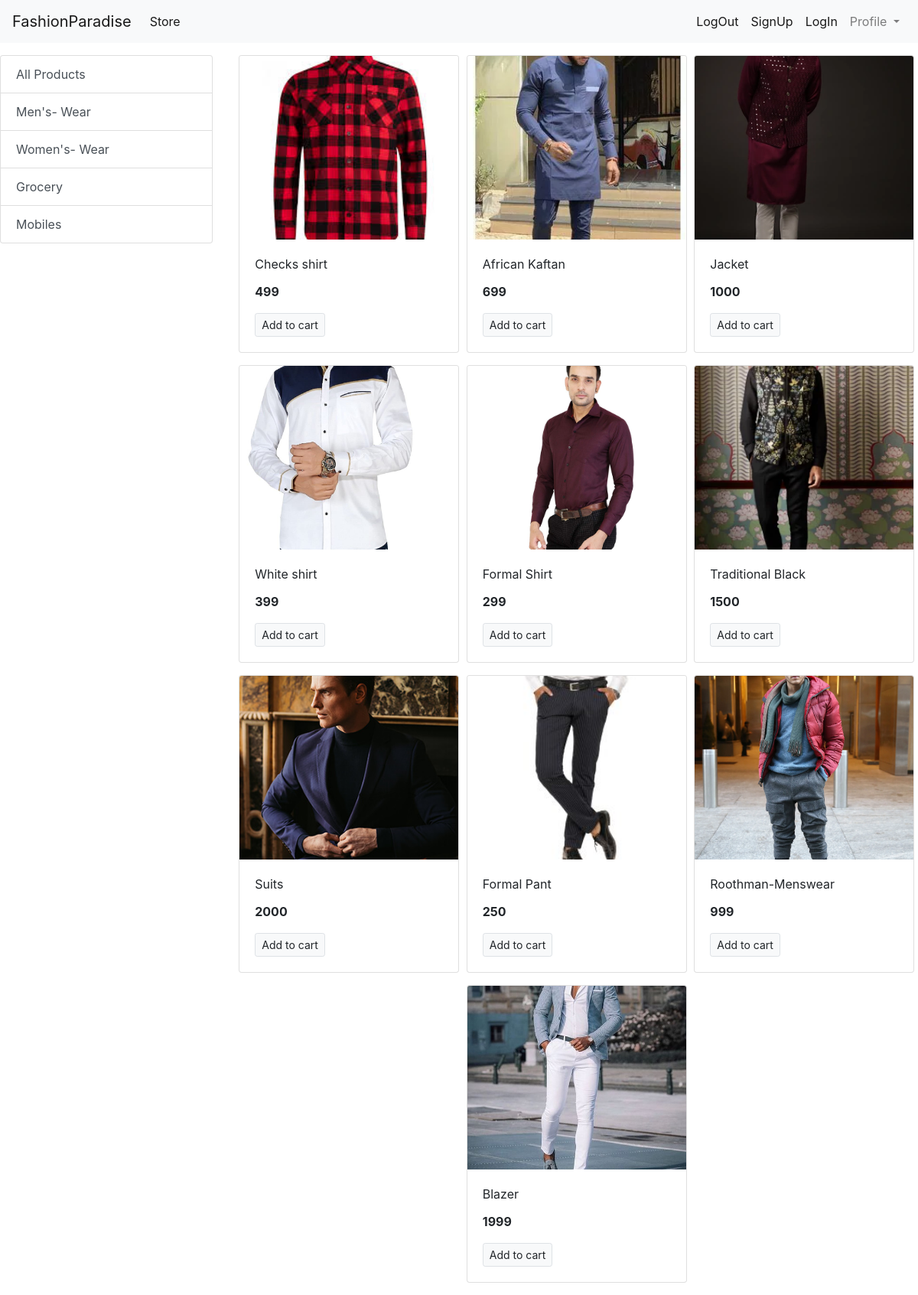
/?category=1, run on the app's committed database.
### store/models/category.py (models this page shows, shortened)
class Category(models.Model):
    name = models.CharField(max_length=20)
    @staticmethod
    def get_all_categoies():
        return Category.objects.all()

### store/models/product.py (models this page shows, shortened)
class Product(models.Model):
    name = models.CharField(max_length=50)
    price = models.IntegerField(default=0)
    category = models.ForeignKey(Category, on_delete=models.CASCADE, default=1, null=True, blank=True)
    description = models.CharField(max_length=200, default='')
    image = models.ImageField(upload_to='uploads/products/')
    @staticmethod
    def get_all_product_by_categoryid(category_id):
        if category_id:
            return Product.objects.filter(category = category_id)
        else:
            return Product.get_all_product();

### store/views.py (the view)
# urls.py: path('', index, name='homepage'),
def index(request):
    products = None
    categories = Category.get_all_categoies()
    categoryId = request.GET.get('category')
    if categoryId:
        products = Product.get_all_product_by_categoryid(categoryId)
    else:
        products = Product.get_all_product()
    data = {}
    data['products'] = products
    data['categories'] = categories
    return render(request, 'index.html', data)

### store/templates/index.html (shortened to what this page needs)
{% extends 'base.html' %}
{% block content %}
<div class="container-fluids mt-3">
  <div class="row">
<div class="col-lg-3 mx-auto">
  <div class="list-group">
      <a href="/" class="list-group-item list-group-item-action">All Products</a>
    {% for category in categories %}
    <a href="/?category={{category.id}}" class="list-group-item list-group-item-action">{{category.name}}</a>
    {% endfor %}
  </div>
</div>
<div id="products" class="col-lg-9 mx-auto">
      <div class="row mx-auto">
        {% for product in products %}
        <div class="card mx-auto mb-3" style="width: 18rem;">
        <img class="card-img-top" style="width: 100%; height: 20vw; object-fit:cover" src="{{product.image.url}}" alt="Card image cap">
        <div class="card-body">
          <p class="card-title">{{product.name}}</p>
          <p class="card-text"><b>{{product.price}}</b></p>
          <a href="#" class="btn btn-light border btn-sm">Add to cart</a>
        </div>
      </div>
            {% endfor %}
        </div>
      </div>
    </div>
  </div>
{% endblock %}

### data on the page
Category: name "Men's- Wear"
Category: name "Women's- Wear"
Category: name "Grocery"
Category: name "Mobiles"
Product: image (picture), name "Checks shirt", price "499"
Product: image (picture), name "African Kaftan", price "699"
Product: image (picture), name "Jacket", price "1000"
Product: image (picture), name "White shirt", price "399"
Product: image (picture), name "Formal Shirt", price "299"
Product: image (picture), name "Traditional Black", price "1500"
Product: image (picture), name "Suits", price "2000"
Product: image (picture), name "Formal Pant", price "250"
Product: image (picture), name "Roothman-Menswear", price "999"
Product: image (picture), name "Blazer", price "1999"
